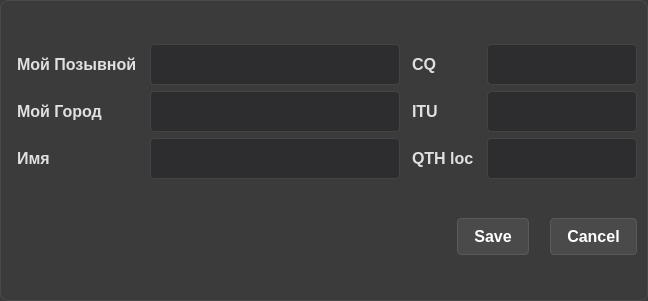
<?xml version="1.0" encoding="UTF-8"?>
<ui version="4.0">
 <class>SettingsWindow</class>
 <widget class="QDialog" name="SettingsWindow">
  <property name="geometry">
   <rect>
    <x>0</x>
    <y>0</y>
    <width>623</width>
    <height>301</height>
   </rect>
  </property>
  <property name="windowTitle">
   <string>Settings</string>
  </property>
  <property name="styleSheet">
   <string notr="true">/* ===== МОНОХРОМНАЯ СХЕМА ===== */
QDialog {
    background-color: #3b3b3b;
    color: #e0e0e0;
    border: 1px solid #4a4a4a;
    border-radius: 8px;
}

QDialog QLabel {
    color: #cccccc;
    font-size: 12px;
    font-weight: 500;
}

QDialog QPushButton {
    background-color: #4a4a4a;
    color: #ffffff;
    border: 1px solid #5a5a5a;
    border-radius: 4px;
    padding: 8px 16px;
    font-weight: 500;
}

QDialog QPushButton:hover {
    background-color: #5a5a5a;
    border: 1px solid #6a6a6a;
}

QDialog QPushButton:pressed {
    background-color: #2a2a2a;
}

QDialog QLineEdit, 
QDialog QComboBox {
    background-color: #2a2a2a;
    color: #ffffff;
    border: 1px solid #4a4a4a;
    border-radius: 4px;
    padding: 6px 8px;
}

QDialog QCheckBox {
    color: #cccccc;
    spacing: 8px;
}

QDialog QCheckBox::indicator {
    width: 16px;
    height: 16px;
    border: 2px solid #5a5a5a;
    border-radius: 3px;
    background-color: #2a2a2a;
}

QDialog QCheckBox::indicator:checked {
    background-color: #6a6a6a;
    border: 2px solid #6a6a6a;
}</string>
  </property>
  <layout class="QVBoxLayout" name="verticalLayout">
   <item>
    <layout class="QGridLayout" name="gridLayout" rowminimumheight="0,0,0" columnminimumwidth="100,250,50,150">
     <item row="0" column="2">
      <widget class="QLabel" name="MyCQL">
       <property name="styleSheet">
        <string notr="true">/* ===== УЛУЧШЕННЫЕ СТИЛИ ДЛЯ LABEL ===== */

QLabel {
    background-color: transparent;
    color: #e0e0e0;
    font-size: 16px;
    font-family: &quot;Segoe UI&quot;, &quot;Arial&quot;, sans-serif;
    padding: 4px 2px;
    border: none;
    selection-background-color: transparent;
}

/* Заголовки */
QLabel[class=&quot;title&quot;] {
    color: #ffffff;
    font-size: 16px;
    font-weight: 600;
    padding: 8px 2px;
}

QLabel[class=&quot;subtitle&quot;] {
    color: #cccccc;
    font-size: 14px;
    font-weight: 500;
    padding: 6px 2px;
}

/* Подписи к полям */
QLabel[class=&quot;field-label&quot;] {
    color: #a0a0a0;
    font-size: 12px;
    font-weight: 400;
    padding: 2px 0px;
    margin-bottom: 3px;
}

/* Информационные labels */
QLabel[class=&quot;info&quot;] {
    color: #88c9ff;
    font-size: 12px;
    font-weight: 400;
    padding: 4px 6px;
    background-color: rgba(0, 122, 204, 0.1);
    border-radius: 3px;
    border-left: 3px solid #007acc;
}
</string>
       </property>
       <property name="text">
        <string>CQ</string>
       </property>
      </widget>
     </item>
     <item row="2" column="1">
      <widget class="QLineEdit" name="MyName">
       <property name="styleSheet">
        <string notr="true">/* ===== QLineEdit С ЗАГЛАВНЫМИ БУКВАМИ ===== */
QLineEdit {
    background-color: #2d2d30;
    color: #ffffff;
    border: 1px solid #444444;
    border-radius: 4px;
    padding: 8px 10px;
    font-size: 18px;
    font-family: &quot;Segoe UI&quot;, Arial, sans-serif;
    font-weight: 1000;
    selection-background-color: #007acc;
    selection-color: #ffffff;
    min-height: 18px;
}

QLineEdit:focus {
    border: 1px solid #007acc;
    background-color: #252526;
}

QLineEdit::placeholder {
    color: #666666;
    font-style: italic;
    font-weight: 400;
    text-transform: none; /* Placeholder в обычном регистре */
}</string>
       </property>
      </widget>
     </item>
     <item row="0" column="1">
      <widget class="QLineEdit" name="MyCS">
       <property name="minimumSize">
        <size>
         <width>180</width>
         <height>36</height>
        </size>
       </property>
       <property name="toolTip">
        <string>&lt;html&gt;&lt;head/&gt;&lt;body&gt;&lt;p&gt;&lt;br/&gt;&lt;/p&gt;&lt;/body&gt;&lt;/html&gt;</string>
       </property>
       <property name="toolTipDuration">
        <number>-1</number>
       </property>
       <property name="styleSheet">
        <string notr="true">/* ===== QLineEdit С ЗАГЛАВНЫМИ БУКВАМИ ===== */
QLineEdit {
    background-color: #2d2d30;
    color: #ffffff;
    border: 1px solid #444444;
    border-radius: 4px;
    padding: 8px 10px;
    font-size: 18px;
    font-family: &quot;Segoe UI&quot;, Arial, sans-serif;
    font-weight: 1000;
    font-variant: small-caps; /* Альтернативный вариант */
    text-transform: uppercase; /* Основное свойство */
    selection-background-color: #007acc;
    selection-color: #ffffff;
    min-height: 18px;
}

QLineEdit:focus {
    border: 1px solid #007acc;
    background-color: #252526;
}

QLineEdit::placeholder {
    color: #666666;
    font-style: italic;
    font-weight: 400;
    text-transform: none; /* Placeholder в обычном регистре */
}</string>
       </property>
      </widget>
     </item>
     <item row="1" column="1">
      <widget class="QLineEdit" name="MyCity">
       <property name="styleSheet">
        <string notr="true">/* ===== QLineEdit С ЗАГЛАВНЫМИ БУКВАМИ ===== */
QLineEdit {
    background-color: #2d2d30;
    color: #ffffff;
    border: 1px solid #444444;
    border-radius: 4px;
    padding: 8px 10px;
    font-size: 18px;
    font-family: &quot;Segoe UI&quot;, Arial, sans-serif;
    font-weight: 1000;
    selection-background-color: #007acc;
    selection-color: #ffffff;
    min-height: 18px;
}

QLineEdit:focus {
    border: 1px solid #007acc;
    background-color: #252526;
}

QLineEdit::placeholder {
    color: #666666;
    font-style: italic;
    font-weight: 400;
    text-transform: none; /* Placeholder в обычном регистре */
}</string>
       </property>
      </widget>
     </item>
     <item row="2" column="0">
      <widget class="QLabel" name="MyNameL">
       <property name="styleSheet">
        <string notr="true">/* ===== УЛУЧШЕННЫЕ СТИЛИ ДЛЯ LABEL ===== */

QLabel {
    background-color: transparent;
    color: #e0e0e0;
    font-size: 16px;
    font-family: &quot;Segoe UI&quot;, &quot;Arial&quot;, sans-serif;
    padding: 4px 2px;
    border: none;
    selection-background-color: transparent;
}

/* Заголовки */
QLabel[class=&quot;title&quot;] {
    color: #ffffff;
    font-size: 16px;
    font-weight: 600;
    padding: 8px 2px;
}

QLabel[class=&quot;subtitle&quot;] {
    color: #cccccc;
    font-size: 14px;
    font-weight: 500;
    padding: 6px 2px;
}

/* Подписи к полям */
QLabel[class=&quot;field-label&quot;] {
    color: #a0a0a0;
    font-size: 12px;
    font-weight: 400;
    padding: 2px 0px;
    margin-bottom: 3px;
}

/* Информационные labels */
QLabel[class=&quot;info&quot;] {
    color: #88c9ff;
    font-size: 12px;
    font-weight: 400;
    padding: 4px 6px;
    background-color: rgba(0, 122, 204, 0.1);
    border-radius: 3px;
    border-left: 3px solid #007acc;
}
</string>
       </property>
       <property name="text">
        <string>Имя</string>
       </property>
      </widget>
     </item>
     <item row="1" column="2">
      <widget class="QLabel" name="MyITUL">
       <property name="styleSheet">
        <string notr="true">/* ===== УЛУЧШЕННЫЕ СТИЛИ ДЛЯ LABEL ===== */

QLabel {
    background-color: transparent;
    color: #e0e0e0;
    font-size: 16px;
    font-family: &quot;Segoe UI&quot;, &quot;Arial&quot;, sans-serif;
    padding: 4px 2px;
    border: none;
    selection-background-color: transparent;
}

/* Заголовки */
QLabel[class=&quot;title&quot;] {
    color: #ffffff;
    font-size: 16px;
    font-weight: 600;
    padding: 8px 2px;
}

QLabel[class=&quot;subtitle&quot;] {
    color: #cccccc;
    font-size: 14px;
    font-weight: 500;
    padding: 6px 2px;
}

/* Подписи к полям */
QLabel[class=&quot;field-label&quot;] {
    color: #a0a0a0;
    font-size: 12px;
    font-weight: 400;
    padding: 2px 0px;
    margin-bottom: 3px;
}

/* Информационные labels */
QLabel[class=&quot;info&quot;] {
    color: #88c9ff;
    font-size: 12px;
    font-weight: 400;
    padding: 4px 6px;
    background-color: rgba(0, 122, 204, 0.1);
    border-radius: 3px;
    border-left: 3px solid #007acc;
}
</string>
       </property>
       <property name="text">
        <string>ITU</string>
       </property>
      </widget>
     </item>
     <item row="1" column="0">
      <widget class="QLabel" name="MyCityL">
       <property name="styleSheet">
        <string notr="true">/* ===== УЛУЧШЕННЫЕ СТИЛИ ДЛЯ LABEL ===== */

QLabel {
    background-color: transparent;
    color: #e0e0e0;
    font-size: 16px;
    font-family: &quot;Segoe UI&quot;, &quot;Arial&quot;, sans-serif;
    padding: 4px 2px;
    border: none;
    selection-background-color: transparent;
}

/* Заголовки */
QLabel[class=&quot;title&quot;] {
    color: #ffffff;
    font-size: 16px;
    font-weight: 600;
    padding: 8px 2px;
}

QLabel[class=&quot;subtitle&quot;] {
    color: #cccccc;
    font-size: 14px;
    font-weight: 500;
    padding: 6px 2px;
}

/* Подписи к полям */
QLabel[class=&quot;field-label&quot;] {
    color: #a0a0a0;
    font-size: 12px;
    font-weight: 400;
    padding: 2px 0px;
    margin-bottom: 3px;
}

/* Информационные labels */
QLabel[class=&quot;info&quot;] {
    color: #88c9ff;
    font-size: 12px;
    font-weight: 400;
    padding: 4px 6px;
    background-color: rgba(0, 122, 204, 0.1);
    border-radius: 3px;
    border-left: 3px solid #007acc;
}
</string>
       </property>
       <property name="text">
        <string>Мой Город</string>
       </property>
      </widget>
     </item>
     <item row="0" column="0">
      <widget class="QLabel" name="MyCSL">
       <property name="styleSheet">
        <string notr="true">/* ===== УЛУЧШЕННЫЕ СТИЛИ ДЛЯ LABEL ===== */

QLabel {
    background-color: transparent;
    color: #e0e0e0;
    font-size: 16px;
    font-family: &quot;Segoe UI&quot;, &quot;Arial&quot;, sans-serif;
    padding: 4px 2px;
    border: none;
    selection-background-color: transparent;
}

/* Заголовки */
QLabel[class=&quot;title&quot;] {
    color: #ffffff;
    font-size: 16px;
    font-weight: 600;
    padding: 8px 2px;
}

QLabel[class=&quot;subtitle&quot;] {
    color: #cccccc;
    font-size: 14px;
    font-weight: 500;
    padding: 6px 2px;
}

/* Подписи к полям */
QLabel[class=&quot;field-label&quot;] {
    color: #a0a0a0;
    font-size: 12px;
    font-weight: 400;
    padding: 2px 0px;
    margin-bottom: 3px;
}

/* Информационные labels */
QLabel[class=&quot;info&quot;] {
    color: #88c9ff;
    font-size: 12px;
    font-weight: 400;
    padding: 4px 6px;
    background-color: rgba(0, 122, 204, 0.1);
    border-radius: 3px;
    border-left: 3px solid #007acc;
}
</string>
       </property>
       <property name="text">
        <string>Мой Позывной</string>
       </property>
      </widget>
     </item>
     <item row="0" column="3">
      <widget class="QLineEdit" name="MyCQ">
       <property name="styleSheet">
        <string notr="true">/* ===== QLineEdit С ЗАГЛАВНЫМИ БУКВАМИ ===== */
QLineEdit {
    background-color: #2d2d30;
    color: #ffffff;
    border: 1px solid #444444;
    border-radius: 4px;
    padding: 8px 10px;
    font-size: 18px;
    font-family: &quot;Segoe UI&quot;, Arial, sans-serif;
    font-weight: 1000;
    font-variant: small-caps; /* Альтернативный вариант */
    text-transform: uppercase; /* Основное свойство */
    selection-background-color: #007acc;
    selection-color: #ffffff;
    min-height: 18px;
}

QLineEdit:focus {
    border: 1px solid #007acc;
    background-color: #252526;
}

QLineEdit::placeholder {
    color: #666666;
    font-style: italic;
    font-weight: 400;
    text-transform: none; /* Placeholder в обычном регистре */
}</string>
       </property>
      </widget>
     </item>
     <item row="1" column="3">
      <widget class="QLineEdit" name="MyITU">
       <property name="styleSheet">
        <string notr="true">/* ===== QLineEdit С ЗАГЛАВНЫМИ БУКВАМИ ===== */
QLineEdit {
    background-color: #2d2d30;
    color: #ffffff;
    border: 1px solid #444444;
    border-radius: 4px;
    padding: 8px 10px;
    font-size: 18px;
    font-family: &quot;Segoe UI&quot;, Arial, sans-serif;
    font-weight: 1000;
    font-variant: small-caps; /* Альтернативный вариант */
    text-transform: uppercase; /* Основное свойство */
    selection-background-color: #007acc;
    selection-color: #ffffff;
    min-height: 18px;
}

QLineEdit:focus {
    border: 1px solid #007acc;
    background-color: #252526;
}

QLineEdit::placeholder {
    color: #666666;
    font-style: italic;
    font-weight: 400;
    text-transform: none; /* Placeholder в обычном регистре */
}</string>
       </property>
      </widget>
     </item>
     <item row="2" column="2">
      <widget class="QLabel" name="MyITUL_2">
       <property name="styleSheet">
        <string notr="true">/* ===== УЛУЧШЕННЫЕ СТИЛИ ДЛЯ LABEL ===== */

QLabel {
    background-color: transparent;
    color: #e0e0e0;
    font-size: 16px;
    font-family: &quot;Segoe UI&quot;, &quot;Arial&quot;, sans-serif;
    padding: 4px 2px;
    border: none;
    selection-background-color: transparent;
}

/* Заголовки */
QLabel[class=&quot;title&quot;] {
    color: #ffffff;
    font-size: 16px;
    font-weight: 600;
    padding: 8px 2px;
}

QLabel[class=&quot;subtitle&quot;] {
    color: #cccccc;
    font-size: 14px;
    font-weight: 500;
    padding: 6px 2px;
}

/* Подписи к полям */
QLabel[class=&quot;field-label&quot;] {
    color: #a0a0a0;
    font-size: 12px;
    font-weight: 400;
    padding: 2px 0px;
    margin-bottom: 3px;
}

/* Информационные labels */
QLabel[class=&quot;info&quot;] {
    color: #88c9ff;
    font-size: 12px;
    font-weight: 400;
    padding: 4px 6px;
    background-color: rgba(0, 122, 204, 0.1);
    border-radius: 3px;
    border-left: 3px solid #007acc;
}
</string>
       </property>
       <property name="text">
        <string>QTH loc</string>
       </property>
      </widget>
     </item>
     <item row="2" column="3">
      <widget class="QLineEdit" name="MyQTH">
       <property name="minimumSize">
        <size>
         <width>100</width>
         <height>36</height>
        </size>
       </property>
       <property name="styleSheet">
        <string notr="true">/* ===== QLineEdit С ЗАГЛАВНЫМИ БУКВАМИ ===== */
QLineEdit {
    background-color: #2d2d30;
    color: #ffffff;
    border: 1px solid #444444;
    border-radius: 4px;
    padding: 8px 10px;
    font-size: 18px;
    font-family: &quot;Segoe UI&quot;, Arial, sans-serif;
    font-weight: 1000;
    font-variant: small-caps; /* Альтернативный вариант */
    text-transform: uppercase; /* Основное свойство */
    selection-background-color: #007acc;
    selection-color: #ffffff;
    min-height: 18px;
}

QLineEdit:focus {
    border: 1px solid #007acc;
    background-color: #252526;
}

QLineEdit::placeholder {
    color: #666666;
    font-style: italic;
    font-weight: 400;
    text-transform: none; /* Placeholder в обычном регистре */
}</string>
       </property>
      </widget>
     </item>
    </layout>
   </item>
   <item>
    <widget class="QDialogButtonBox" name="buttonBox">
     <property name="styleSheet">
      <string notr="true">	font-weight: 600;
	font-size: 16px;
	margin-left: 15px;</string>
     </property>
     <property name="orientation">
      <enum>Qt::Orientation::Horizontal</enum>
     </property>
     <property name="standardButtons">
      <set>QDialogButtonBox::StandardButton::Cancel|QDialogButtonBox::StandardButton::Save</set>
     </property>
    </widget>
   </item>
  </layout>
 </widget>
 <tabstops>
  <tabstop>MyCS</tabstop>
  <tabstop>MyCity</tabstop>
  <tabstop>MyName</tabstop>
  <tabstop>MyCQ</tabstop>
  <tabstop>MyITU</tabstop>
  <tabstop>MyQTH</tabstop>
 </tabstops>
 <resources/>
 <connections>
  <connection>
   <sender>buttonBox</sender>
   <signal>accepted()</signal>
   <receiver>SettingsWindow</receiver>
   <slot>accept()</slot>
   <hints>
    <hint type="sourcelabel">
     <x>248</x>
     <y>254</y>
    </hint>
    <hint type="destinationlabel">
     <x>157</x>
     <y>274</y>
    </hint>
   </hints>
  </connection>
  <connection>
   <sender>buttonBox</sender>
   <signal>rejected()</signal>
   <receiver>SettingsWindow</receiver>
   <slot>reject()</slot>
   <hints>
    <hint type="sourcelabel">
     <x>316</x>
     <y>260</y>
    </hint>
    <hint type="destinationlabel">
     <x>286</x>
     <y>274</y>
    </hint>
   </hints>
  </connection>
 </connections>
</ui>
